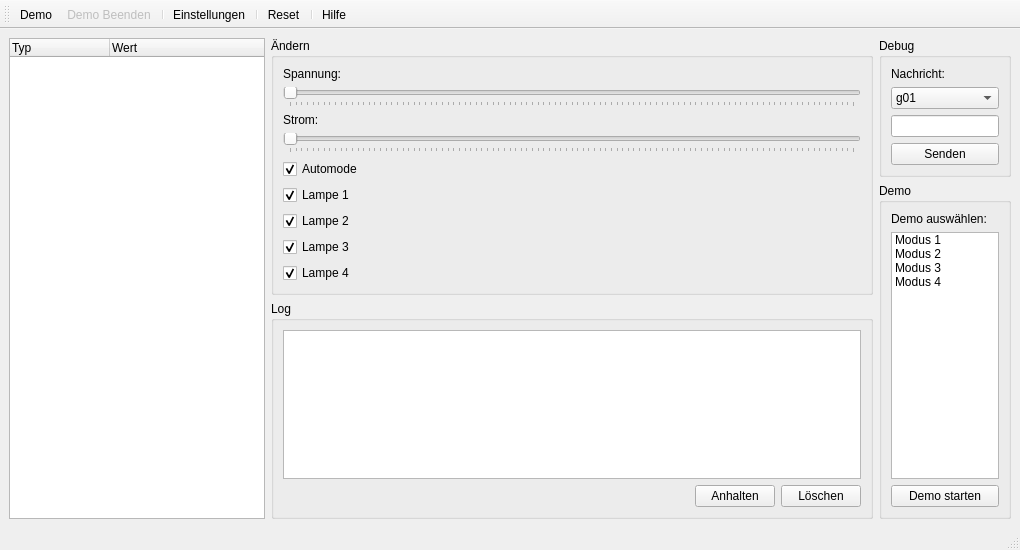
<?xml version="1.0" encoding="UTF-8"?>
<ui version="4.0">
 <class>MainWindow</class>
 <widget class="QMainWindow" name="MainWindow">
  <property name="geometry">
   <rect>
    <x>0</x>
    <y>0</y>
    <width>1020</width>
    <height>550</height>
   </rect>
  </property>
  <property name="windowTitle">
   <string>Ladefahrrad</string>
  </property>
  <property name="windowIcon">
   <iconset>
    <normaloff>../../Desktop/favicon.ico</normaloff>../../Desktop/favicon.ico</iconset>
  </property>
  <widget class="QWidget" name="centralwidget">
   <layout class="QHBoxLayout" name="horizontalLayout">
    <item>
     <layout class="QVBoxLayout" name="verticalLayout">
      <item>
       <layout class="QHBoxLayout" name="horizontalLayout_2">
        <item>
         <widget class="QTreeWidget" name="treeView">
          <property name="sizePolicy">
           <sizepolicy hsizetype="Fixed" vsizetype="Expanding">
            <horstretch>0</horstretch>
            <verstretch>0</verstretch>
           </sizepolicy>
          </property>
          <column>
           <property name="text">
            <string>Typ</string>
           </property>
          </column>
          <column>
           <property name="text">
            <string>Wert</string>
           </property>
          </column>
         </widget>
        </item>
        <item>
         <layout class="QVBoxLayout" name="verticalLayout_8">
          <item>
           <widget class="QGroupBox" name="groupBox_3">
            <property name="title">
             <string>Ändern</string>
            </property>
            <layout class="QHBoxLayout" name="horizontalLayout_4">
             <item>
              <layout class="QVBoxLayout" name="verticalLayout_7">
               <item>
                <widget class="QLabel" name="label_3">
                 <property name="text">
                  <string>Spannung:</string>
                 </property>
                </widget>
               </item>
               <item>
                <widget class="QSlider" name="voltageSlider">
                 <property name="maximum">
                  <number>10000</number>
                 </property>
                 <property name="singleStep">
                  <number>100</number>
                 </property>
                 <property name="pageStep">
                  <number>100</number>
                 </property>
                 <property name="tracking">
                  <bool>true</bool>
                 </property>
                 <property name="orientation">
                  <enum>Qt::Horizontal</enum>
                 </property>
                 <property name="tickPosition">
                  <enum>QSlider::TicksBelow</enum>
                 </property>
                 <property name="tickInterval">
                  <number>0</number>
                 </property>
                </widget>
               </item>
               <item>
                <widget class="QLabel" name="label_4">
                 <property name="text">
                  <string>Strom:</string>
                 </property>
                </widget>
               </item>
               <item>
                <widget class="QSlider" name="currentSlider">
                 <property name="maximum">
                  <number>10000</number>
                 </property>
                 <property name="singleStep">
                  <number>100</number>
                 </property>
                 <property name="pageStep">
                  <number>100</number>
                 </property>
                 <property name="orientation">
                  <enum>Qt::Horizontal</enum>
                 </property>
                 <property name="tickPosition">
                  <enum>QSlider::TicksBelow</enum>
                 </property>
                </widget>
               </item>
               <item>
                <widget class="QCheckBox" name="automodeCheckbox">
                 <property name="text">
                  <string>Automode</string>
                 </property>
                 <property name="checked">
                  <bool>true</bool>
                 </property>
                </widget>
               </item>
               <item>
                <widget class="QCheckBox" name="lamp1Checkbox">
                 <property name="text">
                  <string>Lampe 1</string>
                 </property>
                 <property name="checked">
                  <bool>true</bool>
                 </property>
                </widget>
               </item>
               <item>
                <widget class="QCheckBox" name="lamp2Checkbox">
                 <property name="text">
                  <string>Lampe 2</string>
                 </property>
                 <property name="checked">
                  <bool>true</bool>
                 </property>
                </widget>
               </item>
               <item>
                <widget class="QCheckBox" name="lamp3Checkbox">
                 <property name="text">
                  <string>Lampe 3</string>
                 </property>
                 <property name="checked">
                  <bool>true</bool>
                 </property>
                </widget>
               </item>
               <item>
                <widget class="QCheckBox" name="lamp4Checkbox">
                 <property name="text">
                  <string>Lampe 4</string>
                 </property>
                 <property name="checked">
                  <bool>true</bool>
                 </property>
                </widget>
               </item>
              </layout>
             </item>
            </layout>
           </widget>
          </item>
          <item>
           <widget class="QGroupBox" name="groupBox_4">
            <property name="title">
             <string>Log</string>
            </property>
            <layout class="QVBoxLayout" name="verticalLayout_9">
             <item>
              <layout class="QVBoxLayout" name="verticalLayout_10">
               <item>
                <widget class="QTextEdit" name="logView">
                 <property name="readOnly">
                  <bool>true</bool>
                 </property>
                 <property name="html">
                  <string>&lt;!DOCTYPE HTML PUBLIC &quot;-//W3C//DTD HTML 4.0//EN&quot; &quot;http://www.w3.org/TR/REC-html40/strict.dtd&quot;&gt;
&lt;html&gt;&lt;head&gt;&lt;meta name=&quot;qrichtext&quot; content=&quot;1&quot; /&gt;&lt;style type=&quot;text/css&quot;&gt;
p, li { white-space: pre-wrap; }
&lt;/style&gt;&lt;/head&gt;&lt;body style=&quot; font-family:'MS Shell Dlg 2'; font-size:8.25pt; font-weight:400; font-style:normal;&quot;&gt;
&lt;p style=&quot;-qt-paragraph-type:empty; margin-top:0px; margin-bottom:0px; margin-left:0px; margin-right:0px; -qt-block-indent:0; text-indent:0px;&quot;&gt;&lt;br /&gt;&lt;/p&gt;&lt;/body&gt;&lt;/html&gt;</string>
                 </property>
                </widget>
               </item>
               <item>
                <layout class="QHBoxLayout" name="horizontalLayout_3">
                 <item>
                  <spacer name="horizontalSpacer">
                   <property name="orientation">
                    <enum>Qt::Horizontal</enum>
                   </property>
                   <property name="sizeHint" stdset="0">
                    <size>
                     <width>40</width>
                     <height>20</height>
                    </size>
                   </property>
                  </spacer>
                 </item>
                 <item>
                  <widget class="QPushButton" name="holdButton">
                   <property name="text">
                    <string>Anhalten</string>
                   </property>
                  </widget>
                 </item>
                 <item>
                  <widget class="QPushButton" name="clearButton">
                   <property name="text">
                    <string>Löschen</string>
                   </property>
                  </widget>
                 </item>
                </layout>
               </item>
              </layout>
             </item>
            </layout>
           </widget>
          </item>
         </layout>
        </item>
        <item>
         <layout class="QVBoxLayout" name="verticalLayout_2">
          <item>
           <widget class="QGroupBox" name="groupBox_2">
            <property name="title">
             <string>Debug</string>
            </property>
            <layout class="QVBoxLayout" name="verticalLayout_4">
             <item>
              <layout class="QVBoxLayout" name="verticalLayout_3">
               <item>
                <widget class="QLabel" name="label">
                 <property name="text">
                  <string>Nachricht:</string>
                 </property>
                </widget>
               </item>
               <item>
                <widget class="QComboBox" name="idChooser">
                 <item>
                  <property name="text">
                   <string>g01</string>
                  </property>
                 </item>
                 <item>
                  <property name="text">
                   <string>g02</string>
                  </property>
                 </item>
                 <item>
                  <property name="text">
                   <string>g03</string>
                  </property>
                 </item>
                 <item>
                  <property name="text">
                   <string>g04</string>
                  </property>
                 </item>
                </widget>
               </item>
               <item>
                <widget class="QLineEdit" name="messageInput">
                 <property name="sizePolicy">
                  <sizepolicy hsizetype="Fixed" vsizetype="Fixed">
                   <horstretch>0</horstretch>
                   <verstretch>0</verstretch>
                  </sizepolicy>
                 </property>
                 <property name="text">
                  <string/>
                 </property>
                 <property name="maxLength">
                  <number>5</number>
                 </property>
                </widget>
               </item>
               <item>
                <widget class="QPushButton" name="sendButton">
                 <property name="text">
                  <string>Senden</string>
                 </property>
                </widget>
               </item>
              </layout>
             </item>
            </layout>
           </widget>
          </item>
          <item>
           <widget class="QGroupBox" name="groupBox">
            <property name="title">
             <string>Demo</string>
            </property>
            <layout class="QVBoxLayout" name="verticalLayout_6">
             <item>
              <layout class="QVBoxLayout" name="verticalLayout_5">
               <item>
                <widget class="QLabel" name="label_2">
                 <property name="text">
                  <string>Demo auswählen:</string>
                 </property>
                </widget>
               </item>
               <item>
                <widget class="QListWidget" name="listWidget">
                 <property name="sizePolicy">
                  <sizepolicy hsizetype="Ignored" vsizetype="Expanding">
                   <horstretch>0</horstretch>
                   <verstretch>0</verstretch>
                  </sizepolicy>
                 </property>
                 <item>
                  <property name="text">
                   <string>Modus 1</string>
                  </property>
                 </item>
                 <item>
                  <property name="text">
                   <string>Modus 2</string>
                  </property>
                 </item>
                 <item>
                  <property name="text">
                   <string>Modus 3</string>
                  </property>
                 </item>
                 <item>
                  <property name="text">
                   <string>Modus 4</string>
                  </property>
                 </item>
                </widget>
               </item>
               <item>
                <widget class="QPushButton" name="demo_s">
                 <property name="text">
                  <string>Demo starten</string>
                 </property>
                </widget>
               </item>
              </layout>
             </item>
            </layout>
           </widget>
          </item>
         </layout>
        </item>
       </layout>
      </item>
     </layout>
    </item>
   </layout>
  </widget>
  <widget class="QStatusBar" name="statusbar"/>
  <widget class="QToolBar" name="toolBar">
   <property name="windowTitle">
    <string>toolBar</string>
   </property>
   <property name="iconSize">
    <size>
     <width>24</width>
     <height>24</height>
    </size>
   </property>
   <property name="toolButtonStyle">
    <enum>Qt::ToolButtonTextUnderIcon</enum>
   </property>
   <attribute name="toolBarArea">
    <enum>TopToolBarArea</enum>
   </attribute>
   <attribute name="toolBarBreak">
    <bool>false</bool>
   </attribute>
   <addaction name="actionDemo"/>
   <addaction name="actionDemoBeenden"/>
   <addaction name="separator"/>
   <addaction name="actionEinstellungen"/>
   <addaction name="separator"/>
   <addaction name="resetActionButton"/>
   <addaction name="separator"/>
   <addaction name="actionHilfe"/>
  </widget>
  <action name="actionEinstellungen">
   <property name="icon">
    <iconset>
     <normaloff>../icons/network-disconnect.svg</normaloff>../icons/network-disconnect.svg</iconset>
   </property>
   <property name="text">
    <string>Einstellungen</string>
   </property>
  </action>
  <action name="actionDemoBeenden">
   <property name="checkable">
    <bool>false</bool>
   </property>
   <property name="enabled">
    <bool>false</bool>
   </property>
   <property name="icon">
    <iconset>
     <normaloff>../icons/media-playback-stop.svg</normaloff>../icons/media-playback-stop.svg</iconset>
   </property>
   <property name="text">
    <string>Demo Beenden</string>
   </property>
   <property name="toolTip">
    <string>Demo Beenden</string>
   </property>
   <property name="visible">
    <bool>true</bool>
   </property>
   <property name="iconVisibleInMenu">
    <bool>true</bool>
   </property>
  </action>
  <action name="action_ber">
   <property name="text">
    <string>Über..</string>
   </property>
  </action>
  <action name="actionDemo">
   <property name="icon">
    <iconset>
     <normaloff>../icons/media-playback-start.svg</normaloff>../icons/media-playback-start.svg</iconset>
   </property>
   <property name="text">
    <string>Demo</string>
   </property>
  </action>
  <action name="actionSenden">
   <property name="icon">
    <iconset>
     <normaloff>../icons/mail-send.svg</normaloff>../icons/mail-send.svg</iconset>
   </property>
   <property name="text">
    <string>Senden</string>
   </property>
  </action>
  <action name="actionHilfe">
   <property name="icon">
    <iconset>
     <normaloff>../icons/system-help.svg</normaloff>../icons/system-help.svg</iconset>
   </property>
   <property name="text">
    <string>Hilfe</string>
   </property>
  </action>
  <action name="actionWerte_ndern">
   <property name="icon">
    <iconset>
     <normaloff>../icons/document-edit.svg</normaloff>../icons/document-edit.svg</iconset>
   </property>
   <property name="text">
    <string>Werte ändern</string>
   </property>
  </action>
  <action name="actionLampe_Senden">
   <property name="icon">
    <iconset>
     <normaloff>../icons/games-hint.svg</normaloff>../icons/games-hint.svg</iconset>
   </property>
   <property name="text">
    <string>Lampe Senden</string>
   </property>
  </action>
  <action name="resetActionButton">
   <property name="icon">
    <iconset>
     <normaloff>../icons/appointment-new.svg</normaloff>../icons/appointment-new.svg</iconset>
   </property>
   <property name="text">
    <string>Reset</string>
   </property>
  </action>
 </widget>
 <resources/>
 <connections/>
</ui>
